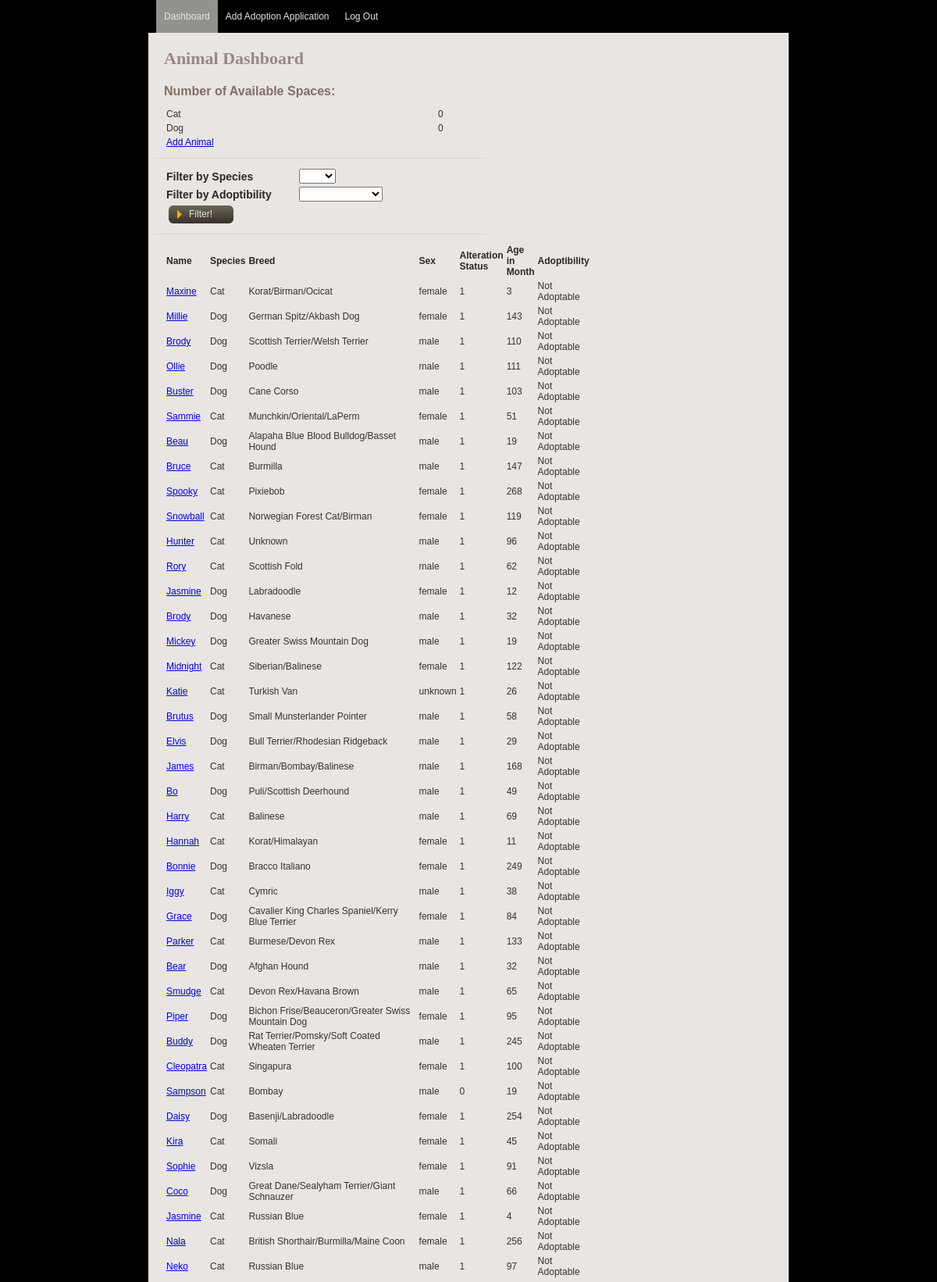
Screenshot of /dashboard.php (signed in, upper part) with the database file from the repository.
### tables this page shows
CREATE TABLE SPECIES (
    Species VARCHAR(20) NOT NULL,
    MaxCapacity INT NOT NULL,
    PRIMARY KEY (Species));

CREATE TABLE ANIMAL (
    PetID INT NOT NULL AUTO_INCREMENT,
    AlterationStatus BOOLEAN NOT NULL,
    Name VARCHAR(45) NOT NULL,
    Sex VARCHAR(10) NOT NULL,
    Age FLOAT NOT NULL,
    Description VARCHAR(200) NOT NULL,
    Species VARCHAR(20) NOT NULL,
    SurrenderReason VARCHAR(200) NOT NULL,
    SurrenderByAnimalControl BOOLEAN NOT NULL,
    SurrenderDate DATETIME NOT NULL,
    MicrochipID VARCHAR(50) NULL,
    Username VARCHAR(20) NOT NULL,
    PRIMARY KEY (PetID),
    FOREIGN KEY (Species) REFERENCES SPECIES (Species),
    FOREIGN KEY (Username) REFERENCES `USER` (Username));

### dashboard.php (the view, shortened to what this page needs)
<?php
include('lib/common.php');
$query = "SELECT ANIMAL.PetID, ANIMAL.Name, ANIMAL.Species, BREEDS.BreedTypes, ANIMAL.Sex, ANIMAL.AlterationStatus, ANIMAL.Age, " .
    "        CASE WHEN ADOPTION.AdoptionDate IS NULL AND VACCINESTATUS.PetID IS NOT NULL AND ANIMAL.AlterationStatus = 1 THEN 'Adoptable'  " .
    "             ELSE 'Not Adoptable' END as Adoptibility " .
    "        FROM ANIMAL " .
    "        LEFT JOIN (SELECT PetID, GROUP_CONCAT(BreedType Separator '/') as BreedTypes FROM BREED group by PetID) BREEDS " .
    "        ON ANIMAL.PetID = BREEDS.PetID " .
    "        LEFT JOIN ADOPTION " .
    "        ON ANIMAL.PetID = ADOPTION.PetID " .
    "        LEFT JOIN ( " .
    "           select a.petid, a.species, a.cnt, b.total_cnt from ( " .
    "                select petid, species, count(*) as cnt from ( " .
    "                    select a.petid, a.vaccinetype, a.expdate, b.species, c.required " .
    "                    from ( " .
    "                        select petid, vaccinetype, max(expdate) as expdate " .
    "                        from vaccination " .
    "                        group by 1,2) a " .
    "                    left join animal b  " .
    "                    on a.petid = b.PetID " .
    "                    left join vaccine c " .
    "                    on a.vaccinetype = c.vaccinetype and b.species = c.species " .
    "                    where c.required = 1) a " .
    "                   group by 1,2) a " .
    "                left join (select species, count(*) as total_cnt from vaccine where required = 1 group by 1) b " .
    "                on a.species = b.species " .
    "                where cnt = total_cnt " .
    "        ) VACCINESTATUS " .
    "        ON ANIMAL.PetID = VACCINESTATUS.PetID ";
$result = mysqli_query($db, $query);
?>
<?php include("lib/header.php"); ?>
</head>
<body>
    <div id="main_container">
        <?php include("lib/menu.php"); ?>
        <div class="center_content">
            <div class="center_left">
                <div class="title_name">
                    Animal Dashboard
                </div>
                <div class="features">
                    <div class="section">
                        <div class="subtitle">Number of Available Spaces:</div>
                        <table>
                            <?php
                            $query = "SELECT species.Species, species.MaxCapacity-animalcount.count as count " .
                                "FROM (SELECT adoptible.Species, COUNT(*) as count " .
                                "FROM (SELECT ANIMAL.PetID, ANIMAL.Species FROM ANIMAL " .
                                "LEFT JOIN ADOPTION ON ANIMAL.PetID = ADOPTION.PetID " .
                                "WHERE ADOPTION.AdoptionDate IS NULL) adoptible " .
                                "group by adoptible.Species) animalcount " .
                                "LEFT JOIN species " .
                                "ON animalcount.Species = species.Species";
                            $spaceresult = mysqli_query($db, $query);
                            while ($row = mysqli_fetch_array($spaceresult, MYSQLI_ASSOC)) {
                                print "<tr>";
                                print "<td>{$row['Species']}</td>";
                                print "<td>{$row['count']}</td>";
                                print "</tr>";
                            }
                            ?>
                            <tr>
                                <?php
                                if ($_SESSION['role'] != 'Volunteer') {
                                    print "<td><a href='add_animal.php'>Add Animal</a></td>";
                                }
                                ?>
                            </tr>
                        </table>
                    </div>
                    <div class="section">
                        <form name="filterform" action="dashboard.php" method="post">
                            <table>
                                <tr>
                                    <td class="item_label">Filter by Species</td>
                                    <td>
                                        <select name="species">
                                            <option value=""></option>
                                            <option value="Dog">Dog</option>
                                        </select>
                                    </td>
                                </tr>
                                <tr>
                                    <td class="item_label">Filter by Adoptibility</td>
                                    <td>
                                        <select name="adoptibility">
                                            <option value=""></option>
                                            <option value="Adoptable">Adoptable</option>
                                        </select>
                                    </td>
                                </tr>
                                <tr>
                                    <td>
                                        <a href="javascript:filterform.submit();" class="fancy_button">Filter!</a>
                                    </td>
                                </tr>
                            </table>
                        </form>
                    </div>
                    <div class="section">
                        <table>
                            <tr>
                                <th class="heading">Name</th>
                                <th class="heading">Species</th>
                                <th class="heading">Breed</th>
                                <th class="heading">Sex</th>
                                <th class="heading">Alteration Status</th>
                                <th class="heading">Age in Month</th>
                                <th class="heading">Adoptibility</th>
                            </tr>
                            <?php
                            if (isset($result)) {
                                while ($row = mysqli_fetch_array($result, MYSQLI_ASSOC)) {
                                    $petid = $row['PetID'];
                                    print "<tr>";
                                    print "<td><a href='view_animal.php?petid=$petid'>{$row['Name']}</a></td>";
                                    print "<td>{$row['Species']}</td>";
                                    print "<td>{$row['BreedTypes']}</td>";
                                    print "<td>{$row['Sex']}</td>";
                                    print "<td>{$row['AlterationStatus']}</td>";
                                    print "<td>{$row['Age']}</td>";
                                    print "<td>{$row['Adoptibility']}</td>";
                                    print "</tr>";
                                }
                            }    ?>
                        </table>
                    </div>
                </div>
            </div>
        </div>
    </div>
</body>
</html>

### css/shelter_management.css (style rules this page uses)
body { background:url(../img/bg.gif) repeat #000000; padding:0; font-family: Verdana, Geneva, sans-serif; font-size:12px; margin:auto auto auto auto; color:#36322b; }
table { width: 100%; }
th, td { padding: 1px; text-align: left; }
a.fancy_button { display:block; width:68px; height:24px; line-height:24px; text-align:center; color:#E9E5E2; float:right; margin:0px 78px 0px 0px; padding:0px 10px 0px 10px; font-family: Verdana, Geneva, sans-serif; font-size:12px; text-decoration:none; background:url(../img/read_more_bg.gif) no-repeat center; }
#main_container { width:820px; height:auto; margin:auto; padding:0px; }
.title_name { width: auto; font-family: Georgia, serif; font-weight:bold; font-size:22px; color:#96858F; margin:0px 10px 0px 10px; }
.item_label { font-family: Verdana, Geneva, sans-serif; width:140px; font-weight:bold; font-size:14px; color:#2e2721; }
.heading { font-size:12px; color:#2e2721; font-weight:bold; }
.subtitle { width: 600px; font-family: Verdana, Geneva, sans-serif; font-weight:bold; font-size:16px; color:#806F66; padding:10px 0px 10px 0px; }
.center_content { width:820px; height:auto; padding:10px 0px 10px 0px; clear:both; background-color:#E9E5E2; }
.center_left { width:600px; float:left; padding:10px 10px 10px 10px; }
.section { float:left; width:400px; border-bottom:1px #CCCCCC dashed; padding:10px 10px 10px 10px; }

### rows the page displays
species: Species "Cat", count "0"
species: Species "Dog", count "0"
animal: Name "Maxine", Species "Cat", BreedTypes "Korat/Birman/Ocicat", Sex "female", AlterationStatus "1", Age "3", Adoptibility "Not Adoptable"
animal: Name "Millie", Species "Dog", BreedTypes "German Spitz/Akbash Dog", Sex "female", AlterationStatus "1", Age "143", Adoptibility "Not Adoptable"
animal: Name "Brody", Species "Dog", BreedTypes "Scottish Terrier/Welsh Terrier", Sex "male", AlterationStatus "1", Age "110", Adoptibility "Not Adoptable"
animal: Name "Ollie", Species "Dog", BreedTypes "Poodle", Sex "male", AlterationStatus "1", Age "111", Adoptibility "Not Adoptable"
animal: Name "Buster", Species "Dog", BreedTypes "Cane Corso", Sex "male", AlterationStatus "1", Age "103", Adoptibility "Not Adoptable"
animal: Name "Sammie", Species "Cat", BreedTypes "Munchkin/Oriental/LaPerm", Sex "female", AlterationStatus "1", Age "51", Adoptibility "Not Adoptable"
animal: Name "Beau", Species "Dog", BreedTypes "Alapaha Blue Blood Bulldog/Basset Hound", Sex "male", AlterationStatus "1", Age "19", Adoptibility "Not Adoptable"
animal: Name "Bruce", Species "Cat", BreedTypes "Burmilla", Sex "male", AlterationStatus "1", Age "147", Adoptibility "Not Adoptable"
animal: Name "Spooky", Species "Cat", BreedTypes "Pixiebob", Sex "female", AlterationStatus "1", Age "268", Adoptibility "Not Adoptable"
animal: Name "Snowball", Species "Cat", BreedTypes "Norwegian Forest Cat/Birman", Sex "female", AlterationStatus "1", Age "119", Adoptibility "Not Adoptable"
animal: Name "Hunter", Species "Cat", BreedTypes "Unknown", Sex "male", AlterationStatus "1", Age "96", Adoptibility "Not Adoptable"
animal: Name "Rory", Species "Cat", BreedTypes "Scottish Fold", Sex "male", AlterationStatus "1", Age "62", Adoptibility "Not Adoptable"
animal: Name "Jasmine", Species "Dog", BreedTypes "Labradoodle", Sex "female", AlterationStatus "1", Age "12", Adoptibility "Not Adoptable"
animal: Name "Brody", Species "Dog", BreedTypes "Havanese", Sex "male", AlterationStatus "1", Age "32", Adoptibility "Not Adoptable"
animal: Name "Mickey", Species "Dog", BreedTypes "Greater Swiss Mountain Dog", Sex "male", AlterationStatus "1", Age "19", Adoptibility "Not Adoptable"
animal: Name "Midnight", Species "Cat", BreedTypes "Siberian/Balinese", Sex "female", AlterationStatus "1", Age "122", Adoptibility "Not Adoptable"
animal: Name "Katie", Species "Cat", BreedTypes "Turkish Van", Sex "unknown", AlterationStatus "1", Age "26", Adoptibility "Not Adoptable"
animal: Name "Brutus", Species "Dog", BreedTypes "Small Munsterlander Pointer", Sex "male", AlterationStatus "1", Age "58", Adoptibility "Not Adoptable"
animal: Name "Elvis", Species "Dog", BreedTypes "Bull Terrier/Rhodesian Ridgeback", Sex "male", AlterationStatus "1", Age "29", Adoptibility "Not Adoptable"
animal: Name "James", Species "Cat", BreedTypes "Birman/Bombay/Balinese", Sex "male", AlterationStatus "1", Age "168", Adoptibility "Not Adoptable"
animal: Name "Bo", Species "Dog", BreedTypes "Puli/Scottish Deerhound", Sex "male", AlterationStatus "1", Age "49", Adoptibility "Not Adoptable"
animal: Name "Harry", Species "Cat", BreedTypes "Balinese", Sex "male", AlterationStatus "1", Age "69", Adoptibility "Not Adoptable"
animal: Name "Hannah", Species "Cat", BreedTypes "Korat/Himalayan", Sex "female", AlterationStatus "1", Age "11", Adoptibility "Not Adoptable"
animal: Name "Bonnie", Species "Dog", BreedTypes "Bracco Italiano", Sex "female", AlterationStatus "1", Age "249", Adoptibility "Not Adoptable"
animal: Name "Iggy", Species "Cat", BreedTypes "Cymric", Sex "male", AlterationStatus "1", Age "38", Adoptibility "Not Adoptable"
animal: Name "Grace", Species "Dog", BreedTypes "Cavalier King Charles Spaniel/Kerry Blue Terrier", Sex "female", AlterationStatus "1", Age "84", Adoptibility "Not Adoptable"
animal: Name "Parker", Species "Cat", BreedTypes "Burmese/Devon Rex", Sex "male", AlterationStatus "1", Age "133", Adoptibility "Not Adoptable"
animal: Name "Bear", Species "Dog", BreedTypes "Afghan Hound", Sex "male", AlterationStatus "1", Age "32", Adoptibility "Not Adoptable"
animal: Name "Smudge", Species "Cat", BreedTypes "Devon Rex/Havana Brown", Sex "male", AlterationStatus "1", Age "65", Adoptibility "Not Adoptable"
animal: Name "Piper", Species "Dog", BreedTypes "Bichon Frise/Beauceron/Greater Swiss Mountain Dog", Sex "female", AlterationStatus "1", Age "95", Adoptibility "Not Adoptable"
animal: Name "Buddy", Species "Dog", BreedTypes "Rat Terrier/Pomsky/Soft Coated Wheaten Terrier", Sex "male", AlterationStatus "1", Age "245", Adoptibility "Not Adoptable"
animal: Name "Cleopatra", Species "Cat", BreedTypes "Singapura", Sex "female", AlterationStatus "1", Age "100", Adoptibility "Not Adoptable"
animal: Name "Sampson", Species "Cat", BreedTypes "Bombay", Sex "male", AlterationStatus "0", Age "19", Adoptibility "Not Adoptable"
animal: Name "Daisy", Species "Dog", BreedTypes "Basenji/Labradoodle", Sex "female", AlterationStatus "1", Age "254", Adoptibility "Not Adoptable"
animal: Name "Kira", Species "Cat", BreedTypes "Somali", Sex "female", AlterationStatus "1", Age "45", Adoptibility "Not Adoptable"
animal: Name "Sophie", Species "Dog", BreedTypes "Vizsla", Sex "female", AlterationStatus "1", Age "91", Adoptibility "Not Adoptable"
animal: Name "Coco", Species "Dog", BreedTypes "Great Dane/Sealyham Terrier/Giant Schnauzer", Sex "male", AlterationStatus "1", Age "66", Adoptibility "Not Adoptable"
animal: Name "Jasmine", Species "Cat", BreedTypes "Russian Blue", Sex "female", AlterationStatus "1", Age "4", Adoptibility "Not Adoptable"
animal: Name "Nala", Species "Cat", BreedTypes "British Shorthair/Burmilla/Maine Coon", Sex "female", AlterationStatus "1", Age "256", Adoptibility "Not Adoptable"
animal: Name "Neko", Species "Cat", BreedTypes "Russian Blue", Sex "male", AlterationStatus "1", Age "97", Adoptibility "Not Adoptable"
